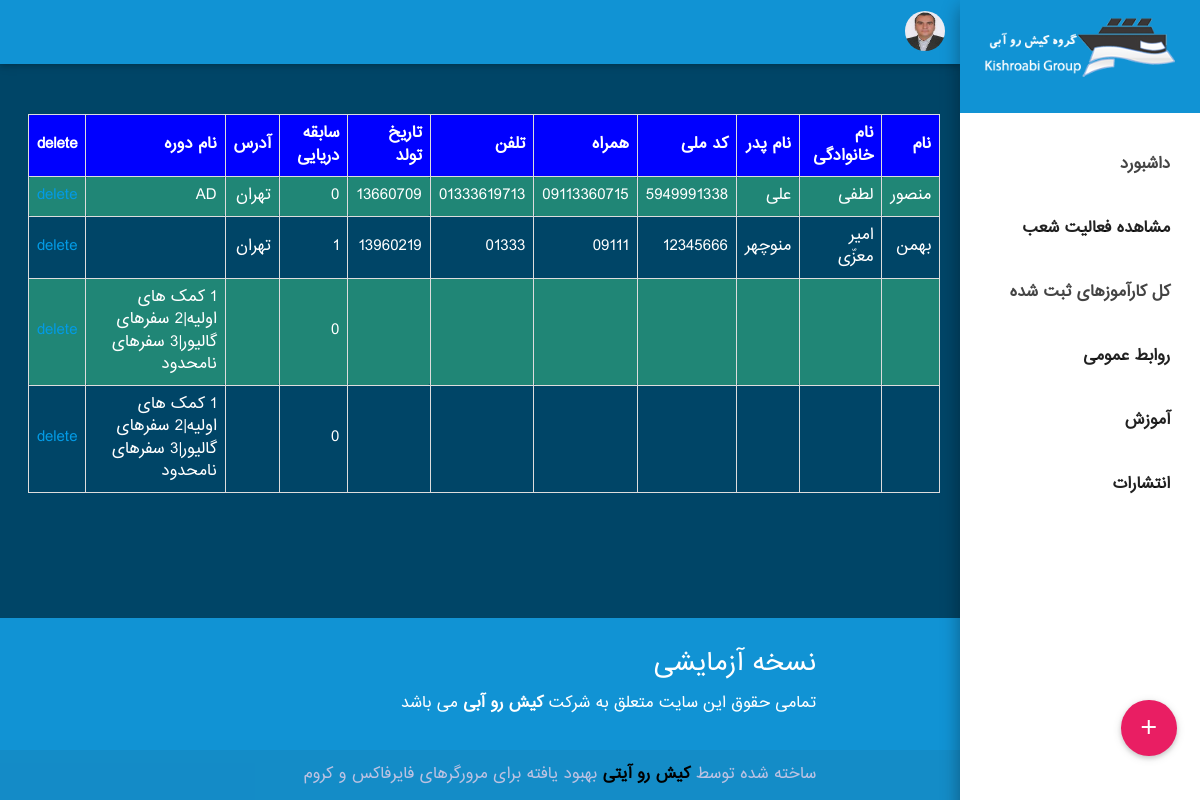
The app's page /view-userteh.php with its own data.
### tables this page shows
CREATE TABLE IF NOT EXISTS `tbl_karamoozteh` (
  `id` int(10) NOT NULL AUTO_INCREMENT,
  `name` varchar(30) NOT NULL,
  `familly` varchar(50) NOT NULL,
  `father_name` varchar(30) NOT NULL,
  `cod_meli` varchar(10) NOT NULL,
  `mobile` varchar(11) NOT NULL,
  `phone` varchar(15) NOT NULL,
  `birthday` varchar(15) NOT NULL,
  `seatime` varchar(30) NOT NULL,
  `address` varchar(150) NOT NULL,
  `course_name` varchar(1000) NOT NULL,
  `branch` varchar(20) NOT NULL,
  `record_date` varchar(50) NOT NULL,
  PRIMARY KEY (`id`)
);

### view-userteh.php (the view, shortened to what this page needs)
<!DOCTYPE html>
<html lang="en" >
<head>
</head>
<body>
  <?php include "php_assets/menu.php"; ?>
  <header>
    <nav class="indigo" role="navigation">
      <div class="nav-wrapper">
        <ul class="right hide-on-med-and-down">
          <li>
            <a class='right dropdown-button' href='' data-activates='user_dropdown'>
				<img class="user-images" src="images/users/boss.jpg" />
			</a>
          </li>
        </ul>
      </div>
    </nav>
  </header>
  <main>
<?php
include 'php_assets/connection.php';
$result = mysqli_query($con,"SELECT * FROM `tbl_karamoozteh` WHERE `branch` = 'tehran'");
echo "<table border='1' >
<tr>
<th>نام</th>
<th>نام خانوادگی</th>
<th>نام پدر</th>
<th>کد ملی</th>
<th>همراه</th>
<th>تلفن</th>
<th>تاریخ تولد</th>
<th>سابقه دریایی</th>
<th>آدرس</th>
<th>نام دوره</th>
<th>delete</th>
</tr>";
while($row = mysqli_fetch_array($result))
{
echo "<tr>";
echo "<td>" . $row['name'] . "</td>";
echo "<td>" . $row['familly'] . "</td>";
echo "<td>" . $row['father_name'] . "</td>";
echo "<td>" . $row['cod_meli'] . "</td>";
echo "<td>" . $row['mobile'] . "</td>";
echo "<td>" . $row['phone'] . "</td>";
echo "<td>" . $row['birthday'] . "</td>";
echo "<td>" . $row['seatime'] . "</td>";
echo "<td>" . $row['address'] . "</td>";
echo "<td>" . $row['course_name'] . "</td>";
echo "<td> <a href='php_assets/delete_user.php?act=".$row['id']."'> delete </a> </td>";
echo "</tr>";
}
echo "</table>";
?>
<div class="fixed-action-btn click-to-toggle" style="bottom: 45px; right: 24px;">
      <a class="btn-floating btn-large pink waves-effect waves-light">
        <i class="large material-icons">add</i>
      </a>
    </div>
  </main>
  <footer class="indigo page-footer">
    <div class="container">
      <div class="row">
        <div class="col s12">
          <h5 class="white-text">نسخه آزمایشی</h5>
          <ul id='credits'>
            <li>
              تمامی حقوق این سایت متعلق به شرکت <a style='color:white;' href="http://kishroabi.com/fa" title="کیش رو آبی">کیش رو آبی</a> می باشد </a>
            </li>
          </ul>
        </div>
      </div>
    </div>
    <div class="footer-copyright">
      <div class="container">
         <span>ساخته شده توسط <a style='font-weight: bold;color:black;' href="http://kishroit.ir" target="_blank">کیش رو آیتی</a> بهبود یافته برای مرورگرهای فایرفاکس و کروم</span>
      </div>
    </div>
  </footer>
</body>
	<link rel='stylesheet' href='css/register-user/materialize.css'>
	<link rel="stylesheet" href="css/register-user/style.css">
	<link rel='stylesheet' href='https://cdnjs.cloudflare.com/ajax/libs/materialize/0.97.6/font/material-design-icons/Material-Design-Icons.woff'>
	<link rel="stylesheet" href="http://code.jquery.com/ui/1.9.2/themes/base/jquery-ui.css">
	<link rel="stylesheet" href="https://cdnjs.cloudflare.com/ajax/libs/chosen/1.4.2/chosen.css">
</html>

### css/register-user/style.css (style rules this page uses)
header, main, footer { padding-right: 240px; }
body { backgroud: white; font-family: font-bmi; }
#credits li, #credits li a { color: white; }
#credits li a { font-weight: bold; }
.footer-copyright .container, .footer-copyright .container a { color: #BCC2E2; }
.user-images { width: 40px; height: 40px; border-radius: 50%; position: absolute; right: 15px; top: 11px; }
body { background: #004567 !important; font-family: font-bmi; @include centerFlex; height: 97vh; }

### view-userteh.php (style rules this page uses)
table { border-collapse: collapse; width: 100%; }
td, th { border: 1px solid #dddddd; text-align: right; padding: 8px; }
tr:nth-child(even) { background-color: #208676; }

### records on screen
tbl_karamoozteh: name "منصور", familly "لطفی", father_name "علی", cod_meli "5949991338", mobile "09113360715", phone "01333619713", birthday "13660709", seatime "0", address "تهران", course_name "AD"
tbl_karamoozteh: name "بهمن", familly "امیر معزّی", father_name "منوچهر", cod_meli "12345666", mobile "09111", phone "01333", birthday "13960219", seatime "1", address "تهران"
tbl_karamoozteh: seatime "0", course_name "1 کمک های اولیه|2 سفرهای گالیور|3 سفرهای نامحدود"
tbl_karamoozteh: seatime "0", course_name "1 کمک های اولیه|2 سفرهای گالیور|3 سفرهای نامحدود"
